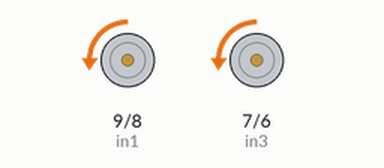
Recording of a sketch running on a simulated Arduino Uno, built with avr-gcc and run on an emulated ATmega328P. Shown: motor-driver pin pairs drawn as motors (green arrow = first pin HIGH = forward, orange = second pin HIGH = backward, longer = more drive, scaled by the enable pin).

Above: at 4.05 s.
At 8.95 s:
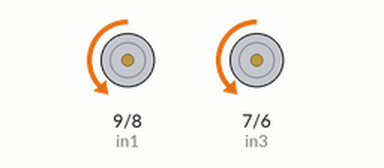
At 17.15 s:
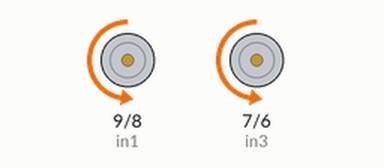
At 30.2 s:
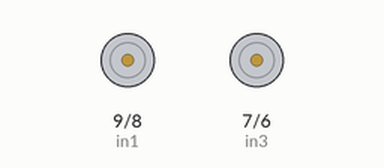
Timing chart, 0 to 40.0 s (numbered marks = the images above):
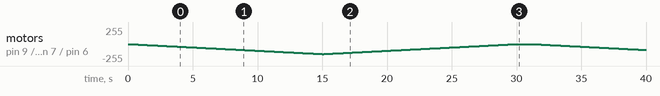

Measured:
- by itself, motor on pin 9 (in1) / pin 8 (in2), motor on pin 7 (in3) / pin 6 (in4): stopped → backward 1/255 at 0.10 s, → backward 2/255 0.10 s later, → backward 3/255 0.10 s later, → backward 4/255 0.10 s later, … (388 changes in this stretch)

The sketch:

floppy.ino
```cpp
// connect motor controller pins to Arduino digital pins
// motor one
int enA = 10;
int in1 = 9;
int in2 = 8;
// motor two
int enB = 5;
int in3 = 7;
int in4 = 6;
void setup()
{
  // set all the motor control pins to outputs
  pinMode(enA, OUTPUT);
  pinMode(enB, OUTPUT);
  pinMode(in1, OUTPUT);
  pinMode(in2, OUTPUT);
  pinMode(in3, OUTPUT);
  pinMode(in4, OUTPUT);
}
void demoTwo()
{
  // this function will run the motors across the range of possible speeds
  // note that maximum speed is determined by the motor itself and the operating voltage
  // the PWM values sent by analogWrite() are fractions of the maximum speed possible
  // by your hardware
  // turn on motors
  digitalWrite(in1, LOW);
  digitalWrite(in2, HIGH);
  digitalWrite(in3, LOW);
  digitalWrite(in4, HIGH);
  // accelerate from zero to maximum speed
  for (int i = 0; i < 150; i++)
  {
    analogWrite(enA, i);
    analogWrite(enB, i);
    delay(100);
  }
  // decelerate from maximum speed to zero
  for (int i = 150; i >= 0; --i)
  {
    analogWrite(enA, i);
    analogWrite(enB, i);
    delay(100);
  }
  // now turn off motors
  digitalWrite(in1, LOW);
  digitalWrite(in2, LOW);
  digitalWrite(in3, LOW);
  digitalWrite(in4, LOW);
}
void loop()
{
  demoTwo();
  delay(1000);
}
```
